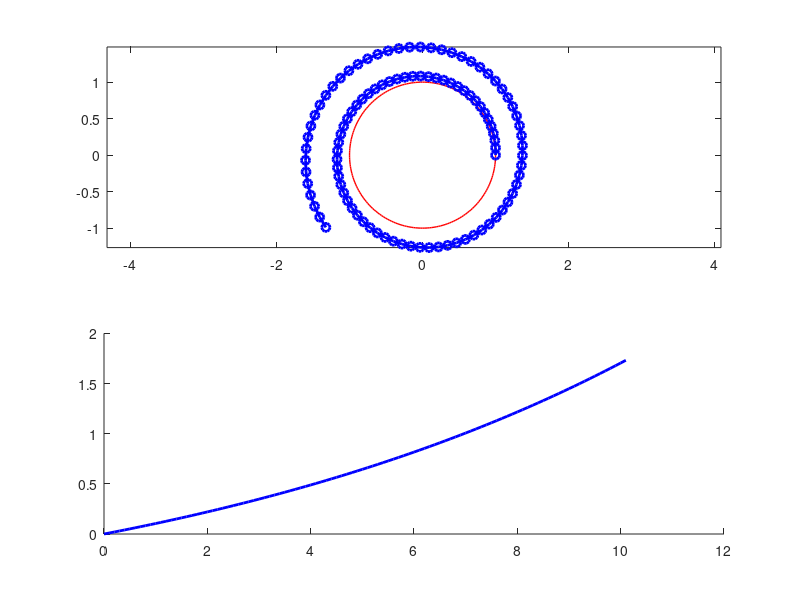

Reproduce this figure in MATLAB.
%
% Solve the ODE
%
% x' = -y
% y' = x
%
% using explicit Euler
%
% x(k+1) = x(k)-dt*y(k)
% y(k+1) = y(k)+dt*x(k)
%
T_max = 10;
%
% mesh point
%
%
% set initial data
%
t = [0];
x = [1];
y = [0];
%
% Advance
%
dt = 0.1;
while t(end) < T_max
  t1 = t(end) + dt;
  x1 = x(end) - dt*y(end);
  y1 = y(end) + dt*x(end);
  % append solution
  t(end+1) = t1;
  x(end+1) = x1;
  y(end+1) = y1;
end
%
% plot
%
close all;
subplot(2,1,1);
% plot a red circle with the exact solution
hold off
tt = 0:pi/100:2*pi;
xx = cos(tt);
yy = sin(tt);
plot( xx, yy, '-', 'LineWidth', 1, 'Color', 'red' );

% plot a blue dotted line with the numerical solution
hold on
plot( x, y, 'o-', 'LineWidth', 2, 'Color', 'blue' );
axis equal

subplot(2,1,2);
% plot a blue dotted line with the integral invariant error
hold on
err = x.^2+y.^2-1;
plot( t, err, '-', 'LineWidth', 2, 'Color', 'blue' );
